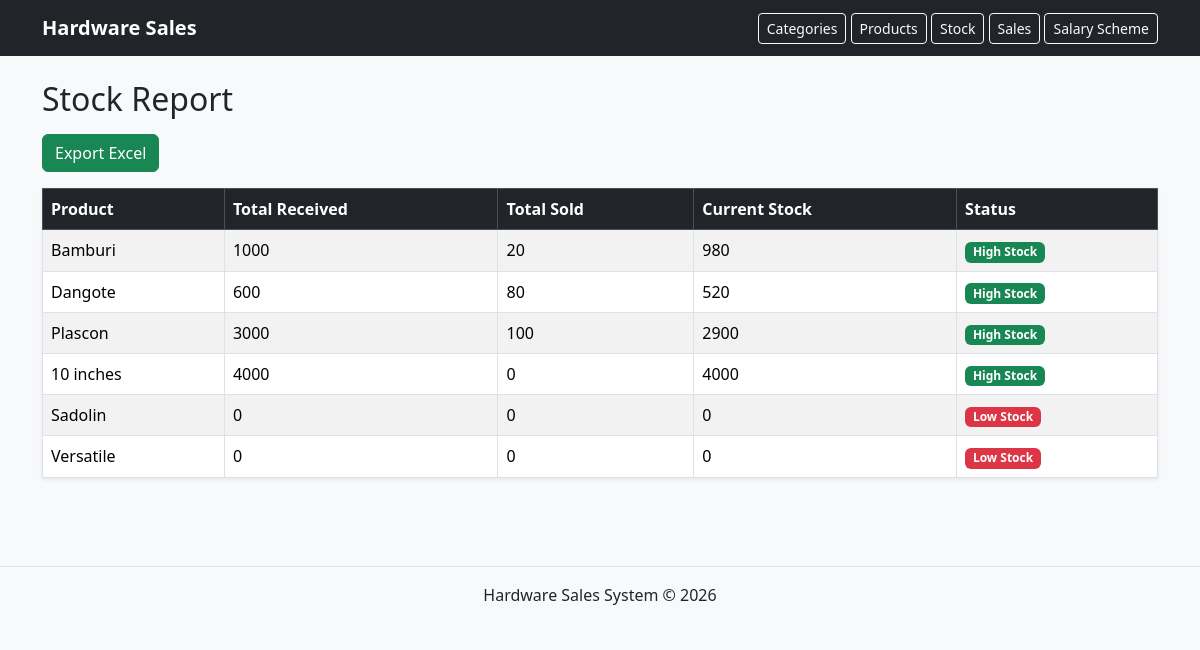
Before: /stock/report/ with the older database file.
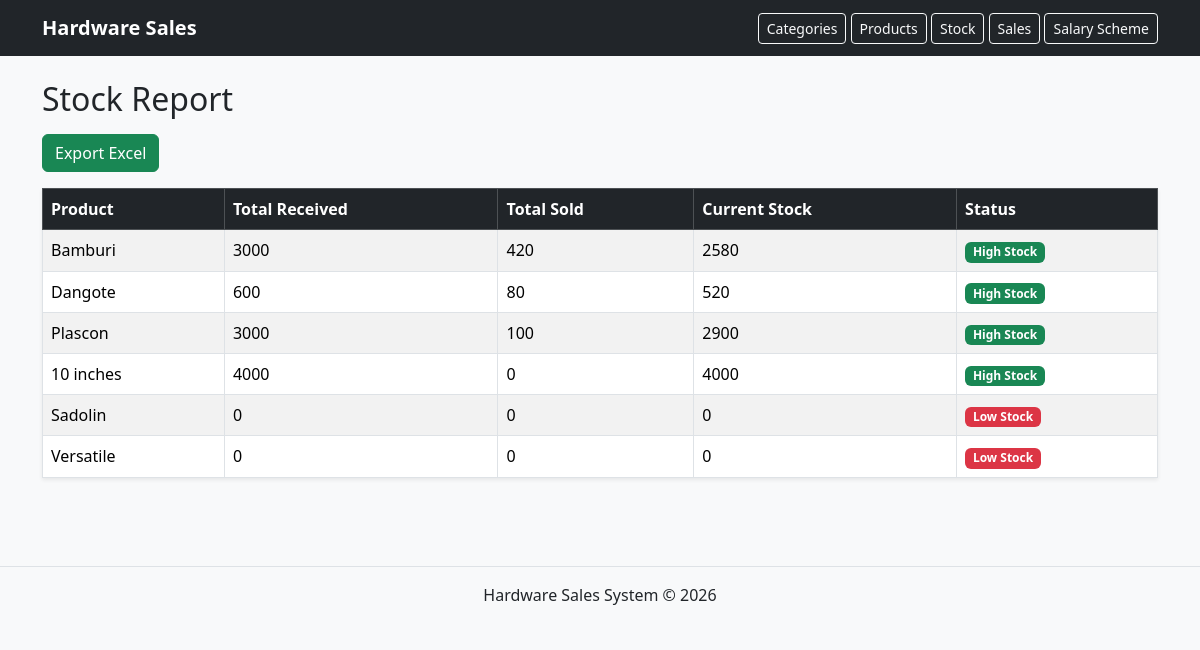
After: the same page with the newer database file.
### web/models.py (models this page shows, shortened)
class Product(models.Model):
    category_name = models.ForeignKey(Category, on_delete=models.CASCADE)
    product_name = models.CharField(max_length=100)
    unit_price = models.DecimalField(max_digits=100, decimal_places=2, default=0)
    description = models.TextField()

### stock/views.py (the view)
# urls.py: path("report/", views.stock_report, name="stock_report"),
def stock_report(request):
    products = Product.objects.all()
    report = []
    for product in products:
        total_received = StockReceipt.objects.filter(
            product=product
        ).aggregate(total=Sum("quantity_received"))["total"] or 0
        total_sold = Sales.objects.filter(
            product_name=product
        ).aggregate(total=Sum("quantity"))["total"] or 0
        current_stock = total_received - total_sold
        if current_stock <= 5:
            status = "Low Stock"
        elif current_stock <= 20:
            status = "Medium Stock"
        else:
            status = "High Stock"
        report.append({
            "product": product,
            "total_received": total_received,
            "total_sold": total_sold,
            "current_stock": current_stock,
            "status": status,
        })
    return render(request, "stock_report.html", {
        "report": report
    })

### stock/templates/stock_report.html
{% extends 'base.html' %}
{% block content %}
<h2 class="mb-3">Stock Report</h2>
<a href="{% url 'export_stock_report_excel' %}" class="btn btn-success mb-3"> Export Excel</a>
<table class="table table-bordered table-striped shadow-sm">
    <thead class="table-dark">
        <tr>
            <th>Product</th>
            <th>Total Received</th>
            <th>Total Sold</th>
            <th>Current Stock</th>
            <th>Status</th>
        </tr>
    </thead>
    <tbody>
        {% for item in report %}
        <tr>
            <td>{{ item.product.product_name }}</td>
            <td>{{ item.total_received }}</td>
            <td>{{ item.total_sold }}</td>
            <td>{{ item.current_stock }}</td>
            <td>
                {% if item.status == "Low Stock" %}
                    <span class="badge bg-danger">{{ item.status }}</span>
                {% elif item.status == "Medium Stock" %}
                    <span class="badge bg-warning text-dark">{{ item.status }}</span>
                {% else %}
                    <span class="badge bg-success">{{ item.status }}</span>
                {% endif %}
            </td>
        </tr>
        {% empty %}
        <tr>
            <td colspan="5" class="text-center">No stock data found.</td>
        </tr>
        {% endfor %}
    </tbody>
</table>
{% endblock %}

Changed rows visible on the page:
changed Product "Bamburi": total_received "1000" → "3000"; total_sold "20" → "420"; current_stock "980" → "2580"
